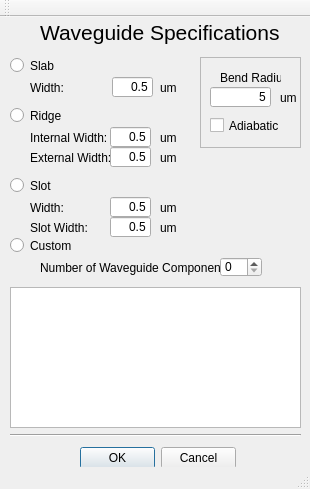
<?xml version="1.0" encoding="UTF-8"?>
<ui version="4.0">
 <class>MainWindow</class>
 <widget class="QMainWindow" name="MainWindow">
  <property name="geometry">
   <rect>
    <x>0</x>
    <y>0</y>
    <width>310</width>
    <height>489</height>
   </rect>
  </property>
  <property name="windowTitle">
   <string>Path to Waveguide</string>
  </property>
  <widget class="QWidget" name="centralWidget">
   <widget class="QDialogButtonBox" name="standardButtons">
    <property name="geometry">
     <rect>
      <x>80</x>
      <y>430</y>
      <width>156</width>
      <height>23</height>
     </rect>
    </property>
    <property name="standardButtons">
     <set>QDialogButtonBox::Cancel|QDialogButtonBox::Ok</set>
    </property>
   </widget>
   <widget class="QLabel" name="label_1">
    <property name="geometry">
     <rect>
      <x>40</x>
      <y>240</y>
      <width>181</width>
      <height>21</height>
     </rect>
    </property>
    <property name="text">
     <string>Number of Waveguide Components:</string>
    </property>
   </widget>
   <widget class="QSpinBox" name="numLayers">
    <property name="geometry">
     <rect>
      <x>220</x>
      <y>240</y>
      <width>42</width>
      <height>20</height>
     </rect>
    </property>
   </widget>
   <widget class="Line" name="line">
    <property name="geometry">
     <rect>
      <x>10</x>
      <y>410</y>
      <width>291</width>
      <height>16</height>
     </rect>
    </property>
    <property name="orientation">
     <enum>Qt::Horizontal</enum>
    </property>
   </widget>
   <widget class="QLabel" name="label_4">
    <property name="geometry">
     <rect>
      <x>40</x>
      <y>0</y>
      <width>241</width>
      <height>31</height>
     </rect>
    </property>
    <property name="font">
     <font>
      <pointsize>16</pointsize>
     </font>
    </property>
    <property name="text">
     <string>Waveguide Specifications</string>
    </property>
   </widget>
   <widget class="QRadioButton" name="radioSlab">
    <property name="geometry">
     <rect>
      <x>10</x>
      <y>40</y>
      <width>82</width>
      <height>17</height>
     </rect>
    </property>
    <property name="text">
     <string>Slab</string>
    </property>
   </widget>
   <widget class="QRadioButton" name="radioRidge">
    <property name="geometry">
     <rect>
      <x>10</x>
      <y>90</y>
      <width>82</width>
      <height>17</height>
     </rect>
    </property>
    <property name="text">
     <string>Ridge</string>
    </property>
   </widget>
   <widget class="QRadioButton" name="radioSlot">
    <property name="geometry">
     <rect>
      <x>10</x>
      <y>160</y>
      <width>82</width>
      <height>17</height>
     </rect>
    </property>
    <property name="text">
     <string>Slot</string>
    </property>
   </widget>
   <widget class="QRadioButton" name="radioCustom">
    <property name="geometry">
     <rect>
      <x>10</x>
      <y>220</y>
      <width>82</width>
      <height>17</height>
     </rect>
    </property>
    <property name="text">
     <string>Custom</string>
    </property>
   </widget>
   <widget class="QLabel" name="label_2">
    <property name="geometry">
     <rect>
      <x>30</x>
      <y>60</y>
      <width>47</width>
      <height>21</height>
     </rect>
    </property>
    <property name="text">
     <string>Width:</string>
    </property>
   </widget>
   <widget class="QLineEdit" name="slabWidth">
    <property name="geometry">
     <rect>
      <x>112</x>
      <y>60</y>
      <width>41</width>
      <height>20</height>
     </rect>
    </property>
    <property name="text">
     <string>0.5</string>
    </property>
    <property name="alignment">
     <set>Qt::AlignRight|Qt::AlignTrailing|Qt::AlignVCenter</set>
    </property>
   </widget>
   <widget class="QLabel" name="label_3">
    <property name="geometry">
     <rect>
      <x>160</x>
      <y>60</y>
      <width>21</width>
      <height>21</height>
     </rect>
    </property>
    <property name="text">
     <string>um</string>
    </property>
   </widget>
   <widget class="QLabel" name="label_5">
    <property name="geometry">
     <rect>
      <x>30</x>
      <y>110</y>
      <width>81</width>
      <height>21</height>
     </rect>
    </property>
    <property name="text">
     <string>Internal Width:</string>
    </property>
   </widget>
   <widget class="QLineEdit" name="ridgeWidth1">
    <property name="geometry">
     <rect>
      <x>110</x>
      <y>110</y>
      <width>41</width>
      <height>20</height>
     </rect>
    </property>
    <property name="text">
     <string>0.5</string>
    </property>
    <property name="alignment">
     <set>Qt::AlignRight|Qt::AlignTrailing|Qt::AlignVCenter</set>
    </property>
   </widget>
   <widget class="QLabel" name="label_6">
    <property name="geometry">
     <rect>
      <x>160</x>
      <y>110</y>
      <width>16</width>
      <height>21</height>
     </rect>
    </property>
    <property name="text">
     <string>um</string>
    </property>
   </widget>
   <widget class="QLabel" name="label_7">
    <property name="geometry">
     <rect>
      <x>30</x>
      <y>130</y>
      <width>81</width>
      <height>21</height>
     </rect>
    </property>
    <property name="text">
     <string>External Width:</string>
    </property>
   </widget>
   <widget class="QLineEdit" name="ridgeWidth2">
    <property name="geometry">
     <rect>
      <x>110</x>
      <y>130</y>
      <width>41</width>
      <height>20</height>
     </rect>
    </property>
    <property name="text">
     <string>0.5</string>
    </property>
    <property name="alignment">
     <set>Qt::AlignRight|Qt::AlignTrailing|Qt::AlignVCenter</set>
    </property>
   </widget>
   <widget class="QLabel" name="label_8">
    <property name="geometry">
     <rect>
      <x>160</x>
      <y>130</y>
      <width>16</width>
      <height>21</height>
     </rect>
    </property>
    <property name="text">
     <string>um</string>
    </property>
   </widget>
   <widget class="QLineEdit" name="slotWidth2">
    <property name="geometry">
     <rect>
      <x>110</x>
      <y>200</y>
      <width>41</width>
      <height>20</height>
     </rect>
    </property>
    <property name="text">
     <string>0.5</string>
    </property>
    <property name="alignment">
     <set>Qt::AlignRight|Qt::AlignTrailing|Qt::AlignVCenter</set>
    </property>
   </widget>
   <widget class="QLabel" name="label_9">
    <property name="geometry">
     <rect>
      <x>30</x>
      <y>180</y>
      <width>81</width>
      <height>21</height>
     </rect>
    </property>
    <property name="text">
     <string>Width:</string>
    </property>
   </widget>
   <widget class="QLabel" name="label_10">
    <property name="geometry">
     <rect>
      <x>30</x>
      <y>200</y>
      <width>81</width>
      <height>21</height>
     </rect>
    </property>
    <property name="text">
     <string>Slot Width:</string>
    </property>
   </widget>
   <widget class="QLineEdit" name="slotWidth1">
    <property name="geometry">
     <rect>
      <x>110</x>
      <y>180</y>
      <width>41</width>
      <height>20</height>
     </rect>
    </property>
    <property name="text">
     <string>0.5</string>
    </property>
    <property name="alignment">
     <set>Qt::AlignRight|Qt::AlignTrailing|Qt::AlignVCenter</set>
    </property>
   </widget>
   <widget class="QLabel" name="label_11">
    <property name="geometry">
     <rect>
      <x>160</x>
      <y>180</y>
      <width>16</width>
      <height>21</height>
     </rect>
    </property>
    <property name="text">
     <string>um</string>
    </property>
   </widget>
   <widget class="QLabel" name="label_12">
    <property name="geometry">
     <rect>
      <x>160</x>
      <y>200</y>
      <width>16</width>
      <height>21</height>
     </rect>
    </property>
    <property name="text">
     <string>um</string>
    </property>
   </widget>
   <widget class="QTableWidget" name="layerTable">
    <property name="geometry">
     <rect>
      <x>10</x>
      <y>270</y>
      <width>291</width>
      <height>141</height>
     </rect>
    </property>
   </widget>
   <widget class="QFrame" name="frame">
    <property name="geometry">
     <rect>
      <x>200</x>
      <y>40</y>
      <width>101</width>
      <height>91</height>
     </rect>
    </property>
    <property name="frameShape">
     <enum>QFrame::StyledPanel</enum>
    </property>
    <property name="frameShadow">
     <enum>QFrame::Plain</enum>
    </property>
    <property name="lineWidth">
     <number>1</number>
    </property>
    <property name="midLineWidth">
     <number>0</number>
    </property>
    <widget class="QLabel" name="label">
     <property name="geometry">
      <rect>
       <x>20</x>
       <y>10</y>
       <width>61</width>
       <height>21</height>
      </rect>
     </property>
     <property name="text">
      <string>Bend Radius</string>
     </property>
    </widget>
    <widget class="QLineEdit" name="radius">
     <property name="geometry">
      <rect>
       <x>10</x>
       <y>30</y>
       <width>61</width>
       <height>20</height>
      </rect>
     </property>
     <property name="text">
      <string>5</string>
     </property>
     <property name="alignment">
      <set>Qt::AlignRight|Qt::AlignTrailing|Qt::AlignVCenter</set>
     </property>
    </widget>
    <widget class="QLabel" name="label_13">
     <property name="geometry">
      <rect>
       <x>80</x>
       <y>30</y>
       <width>21</width>
       <height>21</height>
      </rect>
     </property>
     <property name="text">
      <string>um</string>
     </property>
    </widget>
    <widget class="QCheckBox" name="adiabatic">
     <property name="geometry">
      <rect>
       <x>10</x>
       <y>60</y>
       <width>70</width>
       <height>17</height>
      </rect>
     </property>
     <property name="text">
      <string>Adiabatic</string>
     </property>
    </widget>
   </widget>
  </widget>
  <widget class="QToolBar" name="mainToolBar">
   <attribute name="toolBarArea">
    <enum>TopToolBarArea</enum>
   </attribute>
   <attribute name="toolBarBreak">
    <bool>false</bool>
   </attribute>
  </widget>
  <widget class="QStatusBar" name="statusBar"/>
 </widget>
 <layoutdefault spacing="6" margin="11"/>
 <resources/>
 <connections/>
</ui>
